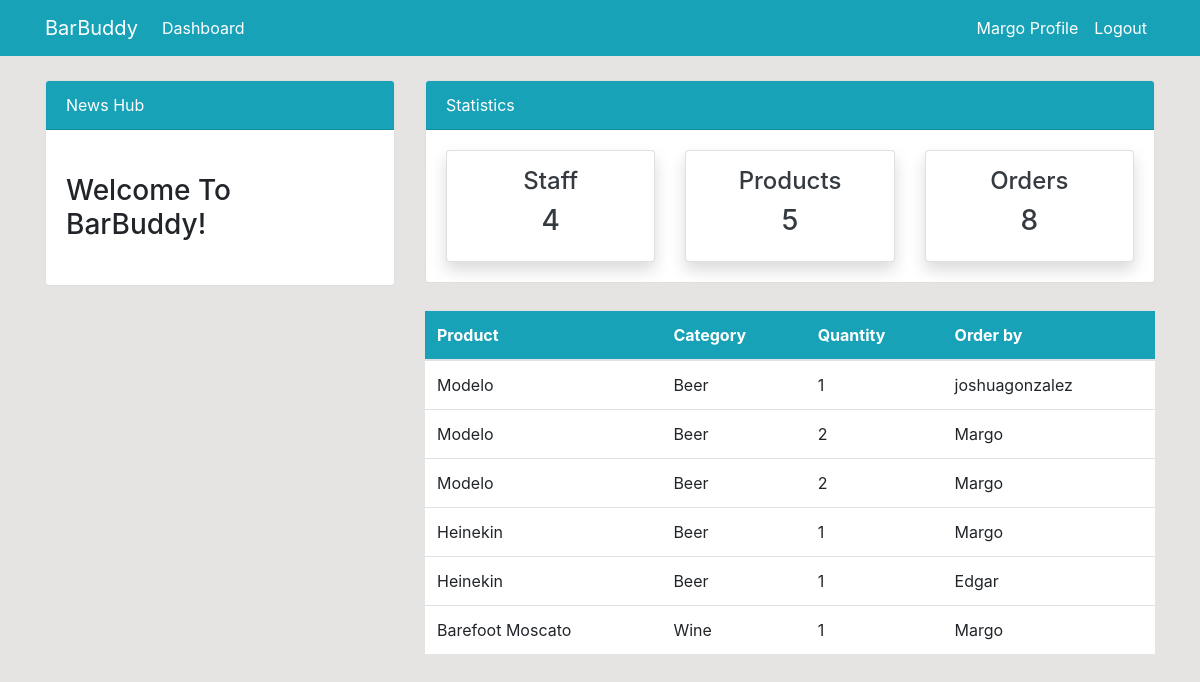
Page /order/ (signed in) on the committed database.
### dashboard/models.py (models this page shows, shortened)
class Order(models.Model):
    product = models.ForeignKey(Product, on_delete=models.CASCADE, null=True)
    staff = models.ForeignKey(User, models.CASCADE, null=True)
    order_quantity = models.PositiveIntegerField(null=True)
    class Meta:
        verbose_name_plural = 'Orders'

class Product(models.Model):
    name = models.CharField(max_length=100, null=True)
    category = models.CharField(max_length=20, choices=CATEGORY, null=True)
    quantity = models.PositiveIntegerField(null=True)
    class Meta:
        verbose_name_plural = 'Products'
    def __str__(self):
        return f'{self.name}'

### dashboard/views.py (the view)
# urls.py: path('order/', views.order, name='dashboard-order'),
@login_required
def order(request):
    orders = Order.objects.all()
    orders_count = Order.objects.aggregate(Sum('order_quantity'))['order_quantity__sum'] or 0
    workers_count = User.objects.all().count()
    products_count = Product.objects.all().count()
    context = {
        'orders': orders,
        'orders_count': orders_count,
        'workers_count': workers_count,
        'products_count': products_count,
    }
    return render(request, 'dashboard/order.html', context)

### templates/dashboard/order.html (shortened to what this page needs)
{% extends 'partials/base.html' %}
{% block content %}
    {% include 'partials/topnav.html' %}
    <div class="container">
        <div class="row my-4">
            <div class="col-md-4">
            </div>
            <div class="col-md-8">
                <table class="table bg-white">
                    <thead class="bg-info">
                        <tr class="text-white">
                            <th scope="col">Product</th>
                            <th scope="col">Category</th>
                            <th scope="col">Quantity</th>
                            <th scope="col">Order by</th>
                        </tr>
                    </thead>
                    <tbody>
                        {% for order in orders %}
                        <tr>
                            <td>{{ order.product }}</td>
                            <td>{{ order.product.category }}</td>
                            <td>{{ order.order_quantity }}</td>
                            <td>{{ order.staff }}</td>
                        </tr>
                        {% endfor %}
                    </tbody>
                </table>
            </div>
        </div>
    </div>
 {% endblock %}

### templates/partials/nav.html (shortened to what this page needs)
    <nav class="navbar navbar-expand-lg navbar-info bg-info">
        <div class="container">
             {% if user.is_authenticated %}
            <a class="navbar-brand text-white" href="{% url 'dashboard-index' %}">BarBuddy</a>
            <div class="collapse navbar-collapse" id="navbarSupportedContent">
                <ul class="navbar-nav mr-auto">
                    <li class="nav-item active">
                        <a class="nav-link text-white" href="{% url 'dashboard-index' %}">Dashboard </a>
                    </li>
                </ul>
                <ul class="navbar-nav ml-auto">
                    <li class="nav-item active">
                        <a class="nav-link text-white" href="{% url 'user-profile' %}">{{ user.username }} Profile </a>
                    </li>
                    <li class="nav-item">
                        <form method="post" action="{% url 'user-logout' %}" style="display:inline;">
                            <button type="submit" class="nav-link text-white bg-transparent border-0">Logout</button>
                        </form>
                    </li>
                </ul>
                {% endif %}
            </div>
        </div>
    </nav>

### static/style.css (style rules this page uses)
body { background: rgb(230, 227, 227); }

### rows in the picture
Order: product "Modelo", product.category "Beer", order_quantity "1", staff "joshuagonzalez"
Order: product "Modelo", product.category "Beer", order_quantity "2", staff "Margo"
Order: product "Modelo", product.category "Beer", order_quantity "2", staff "Margo"
Order: product "Heinekin", product.category "Beer", order_quantity "1", staff "Margo"
Order: product "Heinekin", product.category "Beer", order_quantity "1", staff "Edgar"
Order: product "Barefoot Moscato", product.category "Wine", order_quantity "1", staff "Margo"

### other values in the picture
{{ user.username }} "Margo"
{{ workers_count }} "4"
{{ products_count }} "5"
{{ orders_count }} "8"
